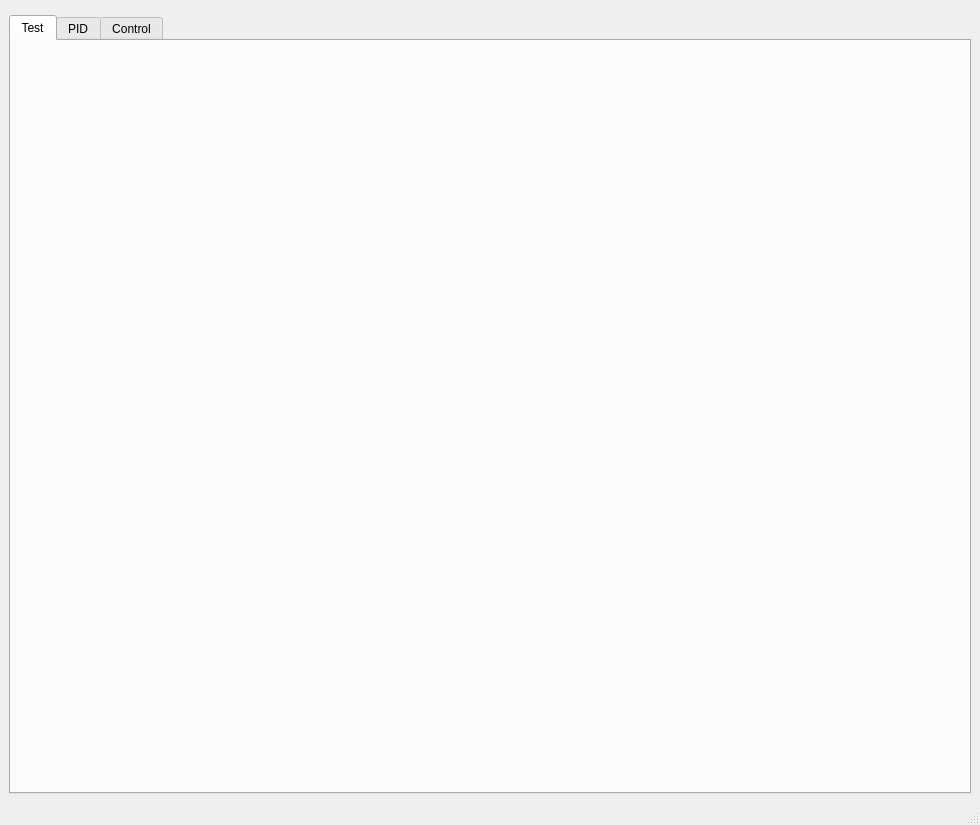
<?xml version="1.0" encoding="UTF-8"?>
<ui version="4.0">
 <class>MainWindow</class>
 <widget class="QMainWindow" name="MainWindow">
  <property name="geometry">
   <rect>
    <x>0</x>
    <y>0</y>
    <width>956</width>
    <height>825</height>
   </rect>
  </property>
  <property name="sizePolicy">
   <sizepolicy hsizetype="Preferred" vsizetype="Preferred">
    <horstretch>0</horstretch>
    <verstretch>0</verstretch>
   </sizepolicy>
  </property>
  <property name="windowTitle">
   <string>Okoń</string>
  </property>
  <property name="styleSheet">
   <string notr="true"/>
  </property>
  <widget class="QWidget" name="centralwidget">
   <property name="styleSheet">
    <string notr="true"/>
   </property>
   <layout class="QVBoxLayout" name="verticalLayout">
    <item>
     <widget class="connectionBar" name="connectionBar" native="true">
      <property name="sizePolicy">
       <sizepolicy hsizetype="Preferred" vsizetype="Fixed">
        <horstretch>0</horstretch>
        <verstretch>0</verstretch>
       </sizepolicy>
      </property>
      <property name="minimumSize">
       <size>
        <width>0</width>
        <height>0</height>
       </size>
      </property>
     </widget>
    </item>
    <item>
     <widget class="QTabWidget" name="tabs">
      <property name="sizePolicy">
       <sizepolicy hsizetype="Minimum" vsizetype="Preferred">
        <horstretch>0</horstretch>
        <verstretch>0</verstretch>
       </sizepolicy>
      </property>
      <property name="minimumSize">
       <size>
        <width>0</width>
        <height>750</height>
       </size>
      </property>
      <property name="autoFillBackground">
       <bool>false</bool>
      </property>
      <property name="styleSheet">
       <string notr="true"/>
      </property>
      <property name="tabShape">
       <enum>QTabWidget::Rounded</enum>
      </property>
      <property name="currentIndex">
       <number>0</number>
      </property>
      <widget class="QWidget" name="test">
       <property name="sizePolicy">
        <sizepolicy hsizetype="Ignored" vsizetype="Ignored">
         <horstretch>0</horstretch>
         <verstretch>0</verstretch>
        </sizepolicy>
       </property>
       <property name="minimumSize">
        <size>
         <width>0</width>
         <height>0</height>
        </size>
       </property>
       <attribute name="title">
        <string>Test</string>
       </attribute>
       <layout class="QHBoxLayout" name="horizontalLayout">
        <item>
         <widget class="QFrame" name="dataBox">
          <property name="sizePolicy">
           <sizepolicy hsizetype="MinimumExpanding" vsizetype="Minimum">
            <horstretch>0</horstretch>
            <verstretch>0</verstretch>
           </sizepolicy>
          </property>
          <property name="minimumSize">
           <size>
            <width>500</width>
            <height>700</height>
           </size>
          </property>
          <property name="maximumSize">
           <size>
            <width>500</width>
            <height>16777215</height>
           </size>
          </property>
          <property name="frameShape">
           <enum>QFrame::NoFrame</enum>
          </property>
          <property name="frameShadow">
           <enum>QFrame::Raised</enum>
          </property>
          <layout class="QVBoxLayout" name="verticalLayout_2">
           <item>
            <widget class="engineData" name="engineData" native="true">
             <property name="enabled">
              <bool>true</bool>
             </property>
             <property name="sizePolicy">
              <sizepolicy hsizetype="MinimumExpanding" vsizetype="Fixed">
               <horstretch>0</horstretch>
               <verstretch>0</verstretch>
              </sizepolicy>
             </property>
             <property name="minimumSize">
              <size>
               <width>419</width>
               <height>465</height>
              </size>
             </property>
             <property name="maximumSize">
              <size>
               <width>419</width>
               <height>465</height>
              </size>
             </property>
             <property name="baseSize">
              <size>
               <width>400</width>
               <height>400</height>
              </size>
             </property>
             <layout class="QHBoxLayout" name="horizontalLayout_3">
              <property name="leftMargin">
               <number>0</number>
              </property>
              <property name="rightMargin">
               <number>0</number>
              </property>
             </layout>
            </widget>
           </item>
           <item>
            <spacer name="verticalSpacer">
             <property name="orientation">
              <enum>Qt::Vertical</enum>
             </property>
             <property name="sizeHint" stdset="0">
              <size>
               <width>0</width>
               <height>0</height>
              </size>
             </property>
            </spacer>
           </item>
           <item>
            <widget class="boatData" name="boatData" native="true">
             <property name="enabled">
              <bool>true</bool>
             </property>
             <property name="sizePolicy">
              <sizepolicy hsizetype="MinimumExpanding" vsizetype="Fixed">
               <horstretch>0</horstretch>
               <verstretch>0</verstretch>
              </sizepolicy>
             </property>
             <property name="minimumSize">
              <size>
               <width>419</width>
               <height>150</height>
              </size>
             </property>
             <property name="maximumSize">
              <size>
               <width>419</width>
               <height>16777215</height>
              </size>
             </property>
             <property name="baseSize">
              <size>
               <width>419</width>
               <height>400</height>
              </size>
             </property>
             <layout class="QHBoxLayout" name="horizontalLayout_4">
              <property name="bottomMargin">
               <number>9</number>
              </property>
             </layout>
            </widget>
           </item>
          </layout>
         </widget>
        </item>
        <item>
         <widget class="QWidget" name="widget" native="true">
          <property name="sizePolicy">
           <sizepolicy hsizetype="MinimumExpanding" vsizetype="MinimumExpanding">
            <horstretch>0</horstretch>
            <verstretch>0</verstretch>
           </sizepolicy>
          </property>
          <layout class="QVBoxLayout" name="verticalLayout_5">
           <item>
            <widget class="cameraContainer" name="cameraContainer" native="true">
             <property name="sizePolicy">
              <sizepolicy hsizetype="Ignored" vsizetype="Ignored">
               <horstretch>0</horstretch>
               <verstretch>0</verstretch>
              </sizepolicy>
             </property>
             <property name="minimumSize">
              <size>
               <width>416</width>
               <height>534</height>
              </size>
             </property>
             <layout class="QHBoxLayout" name="horizontalLayout_2"/>
            </widget>
           </item>
          </layout>
         </widget>
        </item>
       </layout>
      </widget>
      <widget class="QWidget" name="PID">
       <attribute name="title">
        <string>PID</string>
       </attribute>
       <layout class="QHBoxLayout" name="horizontalLayout_5">
        <item>
         <widget class="QFrame" name="pidDataBox">
          <property name="frameShape">
           <enum>QFrame::StyledPanel</enum>
          </property>
          <property name="frameShadow">
           <enum>QFrame::Raised</enum>
          </property>
          <layout class="QVBoxLayout" name="verticalLayout_3">
           <item>
            <widget class="pidSetup" name="pidSetup" native="true">
             <property name="sizePolicy">
              <sizepolicy hsizetype="Preferred" vsizetype="Maximum">
               <horstretch>0</horstretch>
               <verstretch>0</verstretch>
              </sizepolicy>
             </property>
             <layout class="QVBoxLayout" name="verticalLayout_4"/>
            </widget>
           </item>
           <item>
            <widget class="cameraContainer" name="pidCamera" native="true">
             <property name="sizePolicy">
              <sizepolicy hsizetype="Ignored" vsizetype="Ignored">
               <horstretch>0</horstretch>
               <verstretch>0</verstretch>
              </sizepolicy>
             </property>
             <layout class="QHBoxLayout" name="horizontalLayout_7"/>
            </widget>
           </item>
          </layout>
         </widget>
        </item>
        <item>
         <widget class="IMUGraph" name="IMUGraph" native="true">
          <property name="minimumSize">
           <size>
            <width>500</width>
            <height>500</height>
           </size>
          </property>
          <layout class="QHBoxLayout" name="horizontalLayout_6"/>
         </widget>
        </item>
       </layout>
      </widget>
      <widget class="QWidget" name="control">
       <attribute name="title">
        <string>Control</string>
       </attribute>
       <layout class="QHBoxLayout" name="horizontalLayout_8">
        <item>
         <layout class="QVBoxLayout" name="verticalLayout_6">
          <item>
           <widget class="controlSettings" name="controlSettings" native="true"/>
          </item>
          <item>
           <widget class="osdSettings" name="osdSettings" native="true">
            <property name="autoFillBackground">
             <bool>false</bool>
            </property>
            <property name="styleSheet">
             <string notr="true"/>
            </property>
           </widget>
          </item>
         </layout>
        </item>
        <item>
         <widget class="osdWidget" name="controlCamera" native="true">
          <property name="sizePolicy">
           <sizepolicy hsizetype="Ignored" vsizetype="Ignored">
            <horstretch>0</horstretch>
            <verstretch>0</verstretch>
           </sizepolicy>
          </property>
         </widget>
        </item>
       </layout>
      </widget>
     </widget>
    </item>
   </layout>
  </widget>
  <widget class="QMenuBar" name="menubar">
   <property name="geometry">
    <rect>
     <x>0</x>
     <y>0</y>
     <width>956</width>
     <height>21</height>
    </rect>
   </property>
  </widget>
  <widget class="QStatusBar" name="statusbar"/>
 </widget>
 <customwidgets>
  <customwidget>
   <class>connectionBar</class>
   <extends>QWidget</extends>
   <header>widgets/connectionBar.h</header>
   <container>1</container>
  </customwidget>
  <customwidget>
   <class>engineData</class>
   <extends>QWidget</extends>
   <header>widgets/engineData.h</header>
   <container>1</container>
  </customwidget>
  <customwidget>
   <class>boatData</class>
   <extends>QWidget</extends>
   <header>widgets/boatData.h</header>
   <container>1</container>
  </customwidget>
  <customwidget>
   <class>cameraContainer</class>
   <extends>QWidget</extends>
   <header>widgets/cameraContainer.h</header>
   <container>1</container>
  </customwidget>
  <customwidget>
   <class>pidSetup</class>
   <extends>QWidget</extends>
   <header>widgets/pidSetup.h</header>
   <container>1</container>
  </customwidget>
  <customwidget>
   <class>IMUGraph</class>
   <extends>QWidget</extends>
   <header>widgets/IMUGraph</header>
   <container>1</container>
  </customwidget>
  <customwidget>
   <class>controlSettings</class>
   <extends>QWidget</extends>
   <header>widgets/controlSettings.h</header>
   <container>1</container>
  </customwidget>
  <customwidget>
   <class>osdWidget</class>
   <extends>QWidget</extends>
   <header>widgets/osdWidget.h</header>
   <container>1</container>
  </customwidget>
  <customwidget>
   <class>osdSettings</class>
   <extends>QWidget</extends>
   <header>widgets/osdSettings.h</header>
   <container>1</container>
  </customwidget>
 </customwidgets>
 <resources/>
 <connections/>
</ui>
